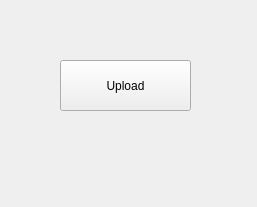
<?xml version="1.0" encoding="UTF-8"?>
<ui version="4.0">
 <class>MainWindow</class>
 <widget class="QMainWindow" name="MainWindow">
  <property name="geometry">
   <rect>
    <x>0</x>
    <y>0</y>
    <width>257</width>
    <height>207</height>
   </rect>
  </property>
  <property name="windowTitle">
   <string>MainWindow</string>
  </property>
  <widget class="QWidget" name="centralWidget">
   <widget class="QPushButton" name="pushButton">
    <property name="geometry">
     <rect>
      <x>60</x>
      <y>60</y>
      <width>131</width>
      <height>51</height>
     </rect>
    </property>
    <property name="text">
     <string>Upload</string>
    </property>
   </widget>
  </widget>
 </widget>
 <layoutdefault spacing="6" margin="11"/>
 <resources/>
 <connections/>
</ui>
